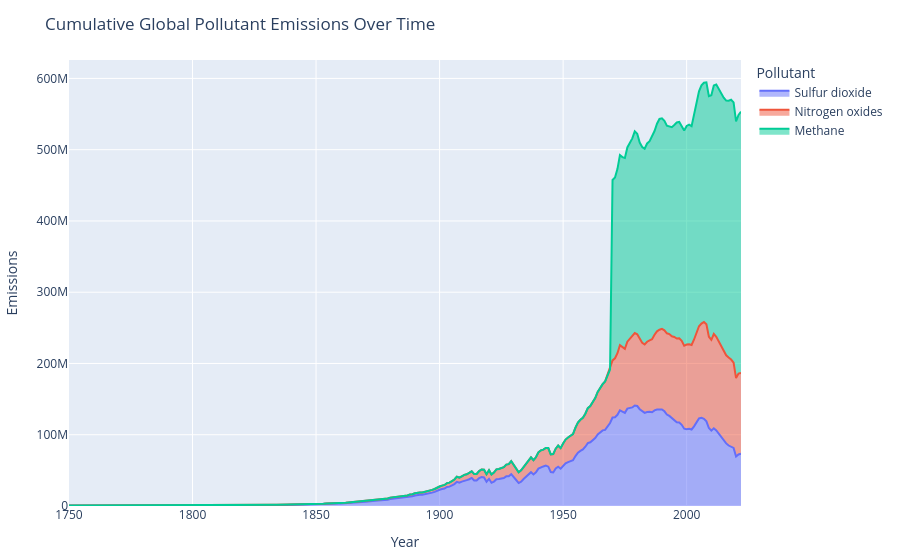

This figure's notebook cell:
### Markdown cell above
### 6. Stacked Area Chart: Cumulative Global Emissions
Visualizing the share of different pollutants over time at a global level.

### Code cell
global_emissions = df_world[['Year', 'Sulfur dioxide', 'Nitrogen oxides', 'Methane']].copy()
global_emissions = global_emissions.groupby('Year', as_index=False).sum()

fig_table = px.area(
    global_emissions,
    x='Year',
    y=['Sulfur dioxide', 'Nitrogen oxides', 'Methane'],
    title='Cumulative Global Pollutant Emissions Over Time',
    labels={'value': 'Emissions', 'Year': 'Year', 'variable': 'Pollutant'}
)

fig_table.update_layout(
    hovermode='x unified',
    margin=dict(l=20, r=20, t=60, b=20),
    height=560
)
fig_table.show()
# save
save_fig(fig_table, 'cumulative_global_emissions')

### Figure 1 — Plotly figure (JSON) as saved in the notebook; plotly's stock layout.template omitted (floating-point values rounded to 4 significant figures; data arrays with more than 128 entries replaced by an {"elided": "..."} marker saying what was removed)
{"data": [{"fillpattern": {"shape": ""}, "hovertemplate": "Pollutant=Sulfur dioxide<br>Year=%{x}<br>Emissions=%{y}<extra></extra>", "legendgroup": "Sulfur dioxide", "line": {"color": "#636efa"}, "marker": {"symbol": "circle"}, "mode": "lines", "name": "Sulfur dioxide", "orientation": "v", "showlegend": true, "stackgroup": "1", "type": "scatter", "x": {"elided": "273 int values"}, "xaxis": "x", "y": {"elided": "273 float values"}, "yaxis": "y"}, {"fillpattern": {"shape": ""}, "hovertemplate": "Pollutant=Nitrogen oxides<br>Year=%{x}<br>Emissions=%{y}<extra></extra>", "legendgroup": "Nitrogen oxides", "line": {"color": "#EF553B"}, "marker": {"symbol": "circle"}, "mode": "lines", "name": "Nitrogen oxides", "orientation": "v", "showlegend": true, "stackgroup": "1", "type": "scatter", "x": {"elided": "273 int values"}, "xaxis": "x", "y": {"elided": "273 float values"}, "yaxis": "y"}, {"fillpattern": {"shape": ""}, "hovertemplate": "Pollutant=Methane<br>Year=%{x}<br>Emissions=%{y}<extra></extra>", "legendgroup": "Methane", "line": {"color": "#00cc96"}, "marker": {"symbol": "circle"}, "mode": "lines", "name": "Methane", "orientation": "v", "showlegend": true, "stackgroup": "1", "type": "scatter", "x": {"elided": "273 int values"}, "xaxis": "x", "y": {"elided": "273 float values"}, "yaxis": "y"}], "layout": {"height": 560, "hovermode": "x unified", "legend": {"title": {"text": "Pollutant"}, "tracegroupgap": 0}, "margin": {"b": 20, "l": 20, "r": 20, "t": 60}, "title": {"text": "Cumulative Global Pollutant Emissions Over Time"}, "xaxis": {"anchor": "y", "domain": [0, 1], "title": {"text": "Year"}}, "yaxis": {"anchor": "x", "domain": [0, 1], "title": {"text": "Emissions"}}}}
